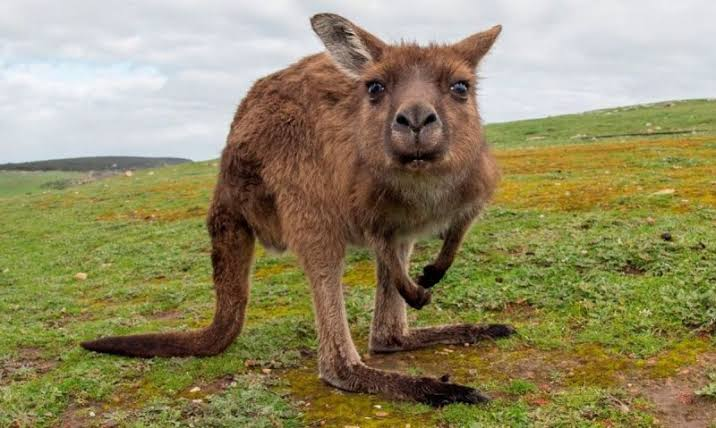
#> input picture imagen/canguro.jpg, 716 x 428 px, found by its file name
$ python p8-filtro-0068.py
#> lines starting #> are read from the running program, lines starting #| are printed output that depends on the picture; after the words box and inside, x2 and y2 are one past the last pixel; in counts of white or black regions, pixels touching at a corner belong together
# Ejemplo 3
# Numero de lista 24

import cv2

print("Christian Garcia Jimenez Nc = 0068")

# Cargar imagen
imagen = cv2.imread("canguro.jpg")
#> imagen is the input picture: shape (428, 716, 3); mean B, G, R 100.1, 138.4, 147

# Comprobar que la imagen se cargó correctamente
if imagen is None:
    print("Error: no se pudo cargar la imagen canguro.jpg")
    exit()

# Convertir a escala de grises
gris = cv2.cvtColor(imagen, cv2.COLOR_BGR2GRAY)
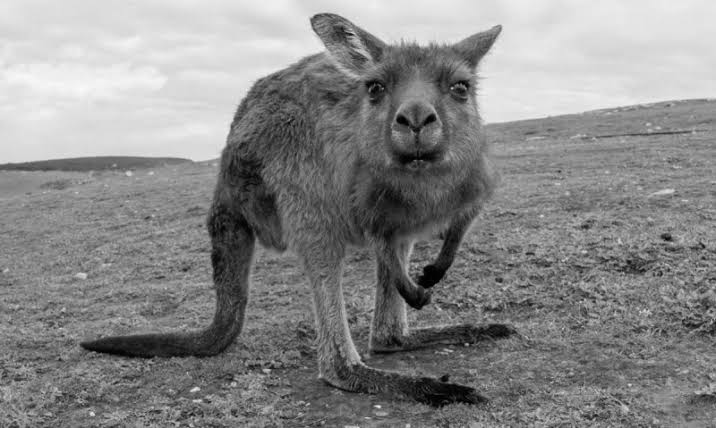
#> gris: shape (428, 716); min 0, max 251, mean 136.6

# Convertir a imagen binaria
_, binaria = cv2.threshold(
    gris,
    127,
    255,
    cv2.THRESH_BINARY
)
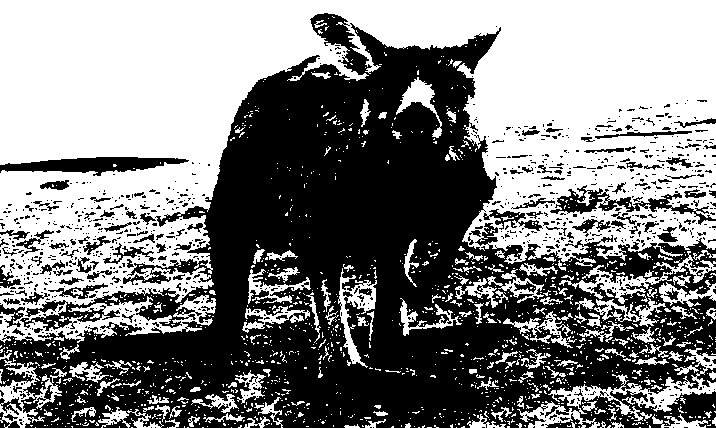
#> binaria: shape (428, 716); 50.9% white; 999 black regions (882 under 20 px)

# Detectar contornos
contornos, jerarquia = cv2.findContours(
    binaria,
    cv2.RETR_EXTERNAL,
    cv2.CHAIN_APPROX_SIMPLE
)
#> contornos = 1352 contours, 1248 with area under 20; largest, box (x1, y1, x2, y2) and area: (0, 0, 716, 343) 137119, (517, 348, 716, 428) 2988, (0, 362, 67, 428) 1478, (559, 251, 716, 304) 1310, (338, 268, 377, 368) 1102; jerarquia = 1352 rows, first 6: [1, -1, -1, -1], [2, 0, -1, -1], [3, 1, -1, -1], [4, 2, -1, -1], [5, 3, -1, -1], [6, 4, -1, -1]

# Dibujar los contornos
resultado = imagen.copy()

cv2.drawContours(
    resultado,
    contornos,
    -1,
    (0, 255, 0),
    2
)
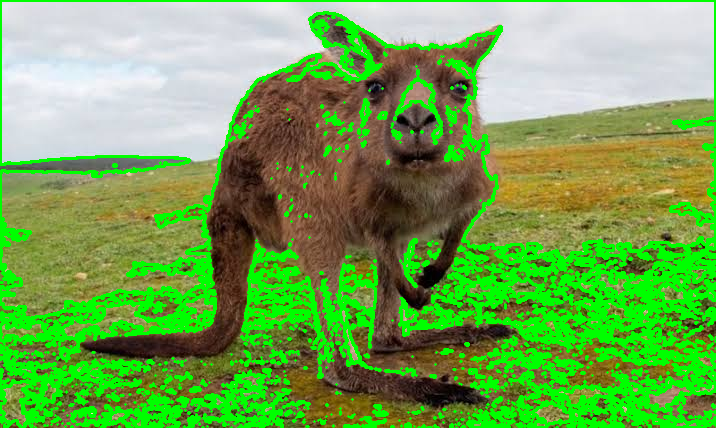
#> resultado: shape (428, 716, 3); mean B, G, R 82.4, 166.1, 114.1

# Mostrar resultados
cv2.imshow("Imagen original", imagen)
cv2.imshow("Imagen binaria Nc=0068", binaria)
cv2.imshow("Contornos detectados Nc=0068", resultado)

# Guardar resultado
cv2.imwrite("canguro.jpg", resultado)

print("Cantidad de contornos encontrados:", len(contornos))
#| Cantidad de contornos encontrados: 1352
print("Imagen guardada como canguro.jpg")

# Esperar
cv2.waitKey(0)

# Cerrar ventanas
cv2.destroyAllWindows()

print("Christian Garcia Jimenez Nc = 0068")
